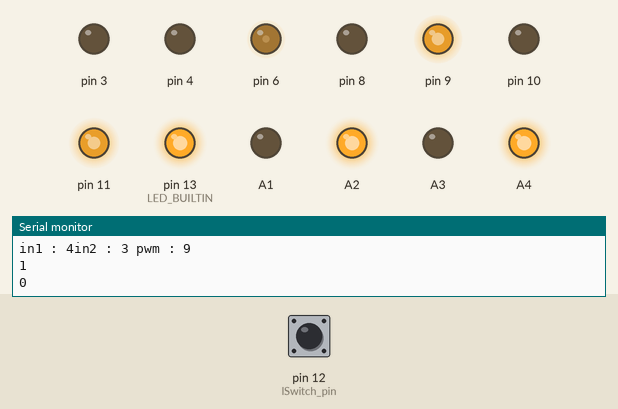
The sketch below on a simulated Arduino Nano, built with avr-gcc and run on an emulated ATmega328P. On the bench: output pins drawn as LEDs (lit = HIGH), the last lines printed to the serial monitor. The test bench sets the inputs (shaded band); at power-on: pin 12 (lSwitch_pin) HIGH.

Above: at 9.4 s.
9.5 s: pin 12 (lSwitch_pin) pulled LOW for 0.25 s
At 12.4 s:
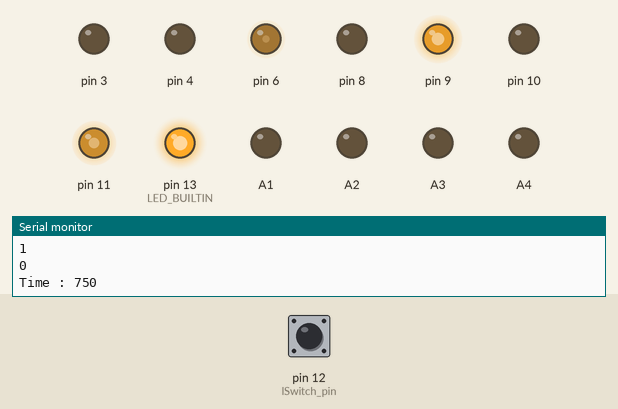
At 17.4 s:
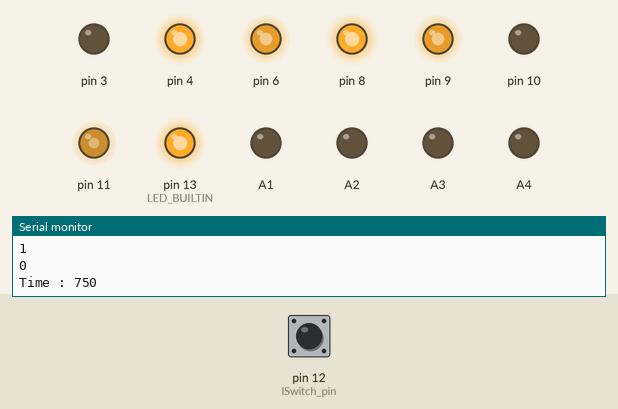
21.7 s: pin 12 (lSwitch_pin) pulled LOW for 3.2 s
At 26.5 s:
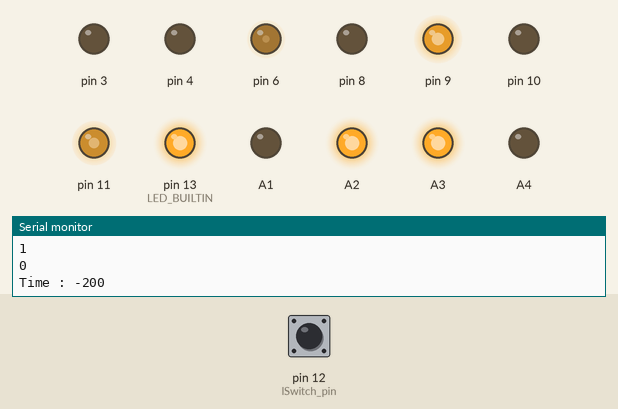
Timing chart, 0 to 28.0 s (numbered marks = the images above; inputs shaded):
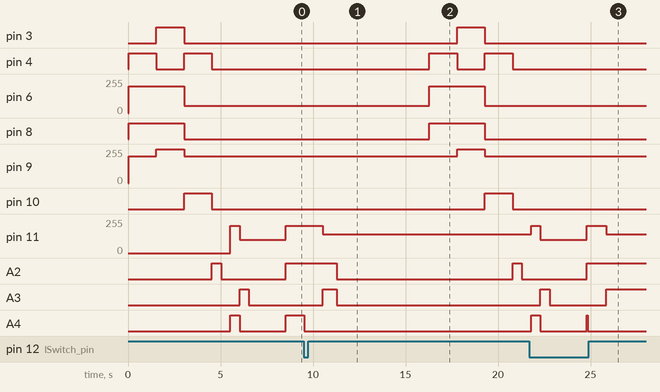

The sketch:

test_rover.ino
```cpp
//#include "newall_motor_editing.ino"

#define gearCrane 0
#define gearDrill 1
#define L_wheel 2
#define R_wheel 3


#define lSwitch_pin 12

typedef struct
{
  char in1;
  char in2;
  char pwm;
  bool _isPwm = false;
}pin_motor;


void set_pin_motor(pin_motor *M,char in1,char in2,bool isPwm,char pwm)
{
  M->in1 = in1;
  M->in2 = in2;
  M->_isPwm = isPwm;
  M->pwm = pwm;
  Serial.println("in1 : " +String(in1,DEC) + "in2 : " +String(in2,DEC)+ " pwm : " +String(pwm,DEC) );
  pinMode(M->in1, OUTPUT);
  pinMode(M->in2, OUTPUT);
  if( M->_isPwm == false ) return; //skip declare
  pinMode( M->pwm ,OUTPUT );

}

void drive_something(pin_motor M,short val)
{
  bool temp = (val < 0)? LOW:HIGH;
  if(val == 0)
  {
    digitalWrite(M.in1, LOW);
    digitalWrite(M.in2, LOW);
    return;
  }
  digitalWrite(M.in1, temp);
  digitalWrite(M.in2, !temp);
  if(M._isPwm)
  analogWrite(M.pwm, val);
}

pin_motor motor[4];
//nano can pwm 3 5 6 9 10 11

bool chk_switch(char pin)
{
    return (digitalRead(pin) == HIGH)? true : false ;
}

void setup()
{
    Serial.begin(9600);
    set_pin_motor(&motor[gearDrill],A2,A1,false,NULL); //drill
    set_pin_motor(&motor[gearCrane],A3,A4,true,11);    //Crane
    set_pin_motor(&motor[L_wheel],8,10,true,6);
    set_pin_motor(&motor[R_wheel],4,3,true,9);

    pinMode(lSwitch_pin,INPUT_PULLUP);
    pinMode(LED_BUILTIN,OUTPUT);
    digitalWrite(LED_BUILTIN,HIGH);
}

void forward(int volt)
{
  drive_something(motor[L_wheel],volt);
  drive_something(motor[R_wheel],volt);
}


void loop()
{

    //forward
    drive_something(motor[L_wheel],200);
    drive_something(motor[R_wheel],200);
    delay(1500);
    //stop
    forward(0);
    //spin right
    drive_something(motor[L_wheel],200);
    drive_something(motor[R_wheel],-200);
    delay(1500);
    //stop
    forward(0);
     //spin LEFT
    drive_something(motor[L_wheel],-200);
    drive_something(motor[R_wheel],200);
    delay(1500);
    //stop
    forward(0);


    //test 1 Drill
    drive_something(motor[gearDrill],50);
    Serial.println(gearDrill);
    delay(500);
    drive_something(motor[gearDrill],0);
    delay(500);
    //test 2 Crane
    drive_something(motor[gearCrane],-50); //down
    Serial.println(gearCrane);
    delay(500);
    drive_something(motor[gearCrane],100); //up
    delay(500);
    drive_something(motor[gearCrane],0);
    delay(2000);
    drive_something(motor[gearDrill],250);
    //test 3 All with Switch
    short time = millis()+250;
    do{
        drive_something(motor[gearCrane],-50);
        delay(50);
    }while(chk_switch(lSwitch_pin)==HIGH);
    short temp = millis()-time;
    Serial.println("Time : " + String(temp,DEC));
    drive_something(motor[gearCrane],0);
    delay(1000);

    drive_something(motor[gearCrane],140);
    delay(temp);

     drive_something(motor[gearCrane],0);
     drive_something(motor[gearDrill],0);
    delay(5000);
}
```

Measured:
- after the input at 9.5 s, pin 3: LOW → HIGH after 8.3 s, → LOW 1.5 s later; pin 4: alternates HIGH for 1.5 s and LOW for 1.5 s, starting after 6.8 s; pin 6: 56/255 → 200/255 after 6.8 s, → 56/255 3.0 s later; pin 8: LOW → HIGH after 6.8 s, → LOW 3.0 s later; pin 9: 200/255 → 255/255 after 8.3 s, → 200/255 1.5 s later
- by itself, pin 4: alternates HIGH for 1.5 s and LOW for 1.5 s, 4 changes in all, then stays LOW
